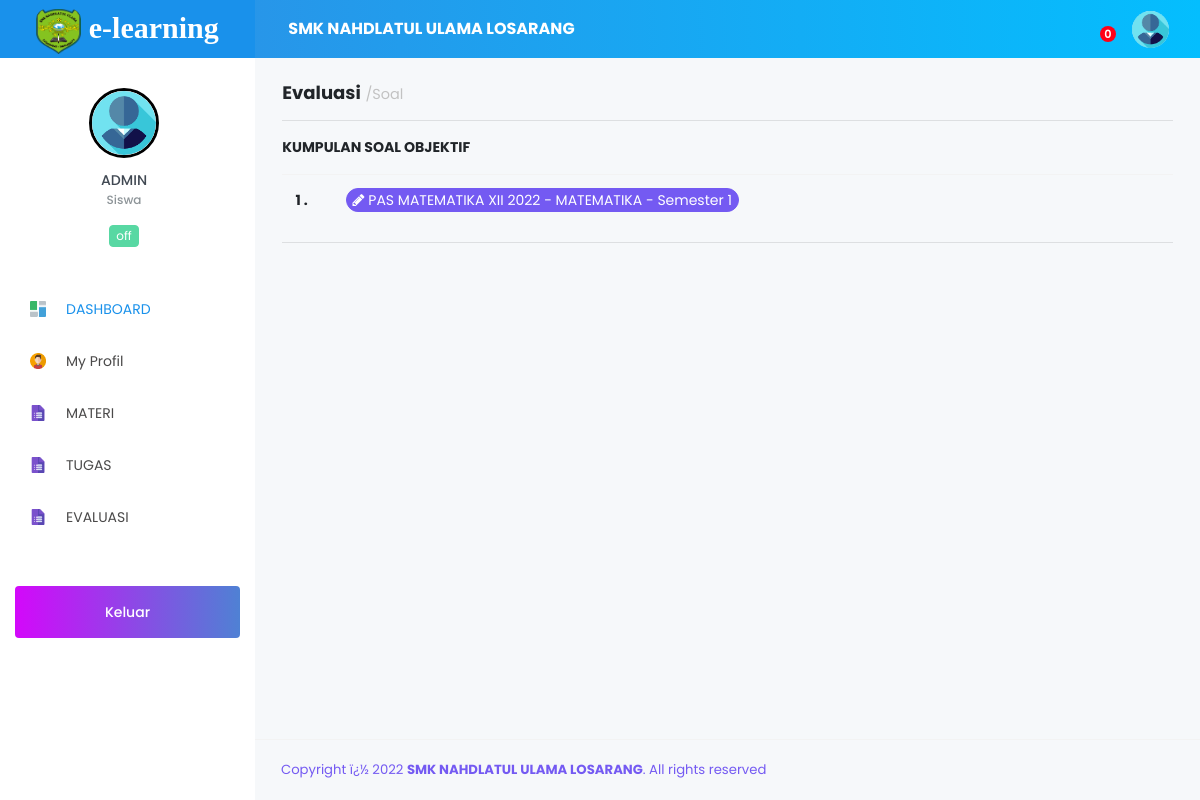
The app's page /Siswa/index.php?page=evaluasi (signed in) with its own data.
### tables this page shows
CREATE TABLE `tb_sekolah` (
  `id_sekolah` int(11) NOT NULL,
  `nama_sekolah` varchar(120) NOT NULL,
  `kepsek` varchar(120) NOT NULL,
  `textlogo` varchar(10) NOT NULL,
  `logo` varchar(255) NOT NULL,
  `copyright` varchar(255) NOT NULL
);

CREATE TABLE `tb_siswa` (
  `id_siswa` int(11) NOT NULL,
  `nis` varchar(15) NOT NULL,
  `nama_siswa` varchar(120) NOT NULL,
  `jk` varchar(30) NOT NULL,
  `password` varchar(255) NOT NULL,
  `status` varchar(15) NOT NULL,
  `aktif` varchar(30) NOT NULL,
  `tingkat` varchar(20) NOT NULL,
  `foto` varchar(255) DEFAULT NULL,
  `id_kelas` int(11) NOT NULL,
  `id_jurusan` int(11) NOT NULL,
  `confirm` enum('Yes','No') NOT NULL
);

CREATE TABLE `ujian` (
  `id_ujian` int(11) NOT NULL,
  `judul` varchar(50) NOT NULL,
  `tanggal` date NOT NULL,
  `waktu` time NOT NULL,
  `jml_soal` int(11) NOT NULL,
  `acak` varchar(100) NOT NULL,
  `tipe` int(11) NOT NULL,
  `id_jenis` int(11) NOT NULL,
  `id_guru` int(11) NOT NULL,
  `id_mapel` int(11) NOT NULL,
  `id_semester` int(11) NOT NULL
);

CREATE TABLE `tb_master_mapel` (
  `id_mapel` int(11) NOT NULL,
  `mapel` varchar(60) NOT NULL
);

CREATE TABLE `tb_master_semester` (
  `id_semester` int(11) NOT NULL,
  `semester` varchar(45) NOT NULL
);

### Siswa/modul/evaluasi/data_soal.php (the view, shortened to what this page needs)
<div class="content-wrapper">
    <h4> <b>Evaluasi</b> <small class="text-muted">/Soal</small>
    </h4>
    <hr>
    <div class="row">
      <div class="col-md-12">
               <div class="row">
                <div class="col-md-12">
                  <p><b>KUMPULAN SOAL OBJEKTIF</b></p>
                  <table class="table">
                    <tbody>
                          <?php
                      $nomor = 1;
                      $soal= mysqli_query($con,"SELECT * FROM ujian
                      INNER JOIN tb_master_mapel ON ujian.id_mapel=tb_master_mapel.id_mapel
                      INNER JOIN tb_master_semester ON ujian.id_semester=tb_master_semester.id_semester
                      INNER JOIN kelas_ujian ON ujian.id_ujian=kelas_ujian.id_ujian WHERE kelas_ujian.id_kelas='$_SESSION[kelas]' AND kelas_ujian.id_jurusan='$_SESSION[jurusan]'
                        ");
                        foreach ($soal as $s) {  ?>
                      <tr>
                       <td width="50">
                         <b><?php echo $nomor++;?> .</b>
                       </td>
                        <td>
                          <?php
						  $qnilai = mysqli_query($con, "SELECT * FROM nilai WHERE id_ujian='$s[id_ujian]' AND id_siswa='$_SESSION[id_siswa]' ");
    $tnilai = mysqli_num_rows($qnilai);
    $rnilai = mysqli_fetch_array($qnilai);?>
	 <?php if($tnilai>0 and $rnilai['nilai'] != ""){?>
                          <a data-toggle="modal" data-target="#myModal<?php echo $s['id_ujian'] ?>" href="<?php echo $s['id_ujian'] ?>" class="badge badge-pill badge-info" style="font-size: 14px;">
                            <i class="fa fa-pencil"></i>
                          <?=$s['judul'] ?> - <?=$s['mapel'] ?> - <?=$s['semester'] ?>
                          </a> <?php }?>
                        </td>
                      </tr>
                       <?php } ?>
                    </tbody>
                  </table>
                  <hr>
                </div>
               </div>
      </div>
    </div>
    </div>

### Siswa/index.php (shortened to what this page needs)
<?php
include '../config/db.php';
if (@$_SESSION['Siswa']) {
?>
<?php
if (@$_SESSION['Siswa']) {
$sesi = @$_SESSION['Siswa'];
}
$sql = mysqli_query($con,"SELECT * FROM tb_siswa
 WHERE id_siswa = '$sesi'") or die(mysqli_error($con));
$data = mysqli_fetch_array($sql);
$sekolah = mysqli_query($con,"SELECT * FROM tb_sekolah WHERE id_sekolah=1 ");
$apl = mysqli_fetch_array($sekolah);
?>
<!DOCTYPE html>
<html lang="en">
<head>
  <link rel="stylesheet" href="../vendor/node_modules/mdi/css/materialdesignicons.min.css">
  <link rel="stylesheet" href="../vendor/node_modules/simple-line-icons/css/simple-line-icons.css">
  <link rel="stylesheet" href="../vendor/node_modules/font-awesome/css/font-awesome.min.css" />
  <link rel="stylesheet" href="../vendor/css/style.css">
   <link href="../vendor/sweetalert/sweetalert.css" rel="stylesheet" />
  <link rel="stylesheet" type="text/css" href="../vendor/css/jquery.dataTables.css">
   <link href="css/ujian.css" rel="stylesheet">
</head>
<body>
  <div class="container-scroller">
    <nav class="navbar col-lg-12 col-12 p-0 fixed-top d-flex flex-row">
      <div class="text-center navbar-brand-wrapper d-flex align-items-top justify-content-center" style="background-color: #1991eb;">
        <a class="navbar-brand brand-logo" href="index.php" style="font-family:Aegyptus;font-weight: bold;font-size: 30px;">
          <img src="../vendor/images/<?=$apl['logo'];?>" alt="logo" style="height: 45px;width: 45px;border-radius: 10px;"> <b><?=$apl['textlogo'];?></b>
        </a>
      </div>
      <div class="navbar-menu-wrapper d-flex align-items-center">
        <ul class="navbar-nav navbar-nav-left header-links d-none d-md-flex">
          <li class="nav-item" style="width: 400px;">
            <a href="#" style="color: #fff;text-decoration: none;"> <b><?=$apl['nama_sekolah'];?></b></a>
          </li>
        </ul>
        <ul class="navbar-nav navbar-nav-right">
          <?php
          $sqlmtr = mysqli_query($con,"SELECT * FROM tb_materi
            INNER JOIN tb_roleguru ON tb_materi.id_roleguru=tb_roleguru.id_roleguru
          INNER JOIN tb_master_mapel ON tb_roleguru.id_mapel=tb_master_mapel.id_mapel
          INNER JOIN tb_guru ON tb_roleguru.id_guru=tb_guru.id_guru
          WHERE tb_roleguru.id_kelas='$data[id_kelas]' AND tb_roleguru.id_jurusan='$data[id_jurusan]' GROUP BY tb_roleguru.id_mapel ");
          $jmlh = mysqli_num_rows($sqlmtr);
           ?>
          <li class="nav-item dropdown">
            <a class="nav-link count-indicator dropdown-toggle" id="notificationDropdown" href="#" data-toggle="dropdown">
              <span class="count"><?=$jmlh ?></span>
            </a>
          </li>
          <li class="nav-item d-none d-lg-block">
            <a class="nav-link" href="#">
              <img class="img-xs rounded-circle" src="../vendor/images/img_Siswa/<?=$data['foto']; ?>" alt="">
            </a>
          </li>
        </ul>
      </div>
    </nav>
    <div class="container-fluid page-body-wrapper">
      <nav class="sidebar sidebar-offcanvas" id="sidebar">
        <ul class="nav">
          <li class="nav-item nav-profile">
            <div class="nav-link">
              <div class="profile-image"> <img src="../vendor/images/img_Siswa/<?=$data['foto']; ?>" alt="image" style="border:3px solid black;"/> <span class="online-status online"></span> </div>
              <div class="profile-name">
                <p class="name"><?=$data['nama_siswa']; ?></p>
                <p class="designation">Siswa</p>
                <div class="badge badge-teal mx-auto mt-3"><?=$data['status']; ?></div>
              </div>
            </div>
          </li>
          <li class="nav-item">
          	<a class="nav-link" href="index.php"><img class="menu-icon" src="../vendor/images/menu_icons/01.png" alt="menu icon"><span class="menu-title">DASHBOARD</span></a>
          </li>
          <li class="nav-item">
          	<a class="nav-link" href="?page=profil"><img class="menu-icon" src="../vendor/images/menu_icons/10.png" alt="menu icon"> <span class="menu-title">My Profil</span></a>
          </li>
           <li class="nav-item">
            <a class="nav-link" data-toggle="collapse" href="#menuMateri" aria-expanded="false" aria-controls="general-pages"> <img class="menu-icon" src="../vendor/images/menu_icons/04.png" alt="menu icon"> <span class="menu-title">MATERI</span><i class="menu-arrow"></i>
            </a>
          </li>
               <li class="nav-item">
          <a class="nav-link" href="?page=tugas"><img class="menu-icon" src="../vendor/images/menu_icons/04.png" alt="menu icon"> <span class="menu-title">TUGAS </span></a>
          </li>
          <li class="nav-item">
            <a class="nav-link" data-toggle="collapse" href="#menuEvaluasi" aria-expanded="false" aria-controls="general-pages"> <img class="menu-icon" src="../vendor/images/menu_icons/04.png" alt="menu icon"> <span class="menu-title">EVALUASI</span><i class="menu-arrow"></i>
            </a>
          </li>
          <li class="nav-item purchase-button">
          	<a class="nav-link" href="logout.php?ID=<?php echo $data['id_siswa'] ?>">
          	Keluar</a>
          </li>
        </ul>
      </nav>
      <div class="main-panel">
                <?php
                $page = @$_GET['page'];
                $act = @$_GET['act'];
                if ($page=='materi') {
                if ($act=='') {
                    include 'modul/materi/data_materi.php';
                  }elseif ($act=='mapel') {
                   include 'modul/materi/view_mapel.php';
                  }elseif ($act=='semester') {
                    include 'modul/materi/view_semester.php';
                   }
                }elseif ($page=='profil') {
                  if ($act=='') {
                    include 'modul/profil/data_profil.php';
                  }
                }elseif ($page=='evaluasi') {
                   if ($act=='') {
                    include 'modul/evaluasi/data_soal.php';
                  }elseif ($act='nilai') {
                   include 'modul/evaluasi/data_nilai.php';
                  }
                }elseif ($page=='ujian') {
                  if ($act=='') {
                    include 'modul/evaluasi/info_ujian.php';
                  }
                }
                elseif ($page=='chat') {
                  if ($act=='') {
                   include 'chat.php';
                  }elseif ($act=='del') {
                    include 'modul/chat/del.php';
                  }
                }elseif ($page=='tugas') {
                    if ($act=='') {
                     include 'modul/tugas/data_tugas.php';
                    }elseif ($act=='upload') {
                      include 'modul/tugas/upload_tugas.php';
                    }
                }elseif ($page=='proses') {
                 include 'modul/models.php';
				 include '../media/story.html';
                }else{
                  echo "<b>4014!</b> Tidak ada halaman !";
                }
                 ?>
        <footer class="footer">
          <div class="container-fluid clearfix">
            <span class="text-info d-block text-center text-sm-left d-sm-inline-block"><?=$apl['copyright'];?></span>
          </div>
        </footer>
      </div>
    </div>
  </div>
</body>
</html>
<?php
} else{
	include 'modul/500.html';
}

### Siswa/css/ujian.css (style rules this page uses)
.row { width: auto; }

### records on screen
tb_sekolah: logo (picture), textlogo "e-learning", nama_sekolah "SMK NAHDLATUL ULAMA LOSARANG", copyright "Copyright ï¿½ 2022 SMK NAHDLATUL ULAMA LOSARANG . All rights reserved"
tb_siswa: foto (placeholder picture), nama_siswa "ADMIN", status "off"
ujian: judul "PAS MATEMATIKA XII 2022", id_mapel.mapel "MATEMATIKA", id_semester.semester "Semester 1"

### other values on screen
$jmlh "0"
